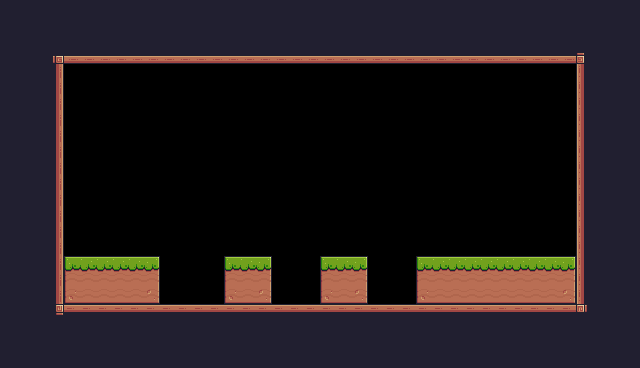

This is a level from a 2D game, rendered from its Tiled map with the project's own tilesets. A one-line summary and the complete map file follow:
An orthogonal 40x23 tile map with 16x16 px tiles, 1 tile layer (background) and 1 object (Player).

<map version="1.10" tiledversion="1.10.2" orientation="orthogonal" renderorder="right-down" width="40" height="23" tilewidth="16" tileheight="16" infinite="0" nextlayerid="3" nextobjectid="16">
 <tileset firstgid="1" source="Pixel Adventure.tsx" />
 <layer id="1" name="background" width="40" height="23">
  <data encoding="csv">
112,112,112,112,112,112,112,112,112,112,112,112,112,112,112,112,112,112,112,112,112,112,112,112,112,112,112,112,112,112,112,112,112,112,112,112,112,112,112,112,
112,112,112,112,112,112,112,112,112,112,112,112,112,112,112,112,112,112,112,112,112,112,112,112,112,112,112,112,112,112,112,112,112,112,112,112,112,112,112,112,
112,112,112,112,112,112,112,112,112,112,112,112,112,112,112,112,112,112,112,112,112,112,112,112,112,112,112,112,112,112,112,112,112,112,112,112,112,112,112,112,
112,112,112,92,134,134,134,134,134,134,134,134,134,134,134,134,134,134,134,134,134,134,134,134,134,134,134,134,134,134,134,134,134,134,134,134,93,112,112,112,
112,112,112,113,0,0,0,0,0,0,0,0,0,0,0,0,0,0,0,0,0,0,0,0,0,0,0,0,0,0,0,0,0,0,0,0,111,112,112,112,
112,112,112,113,0,0,0,0,0,0,0,0,0,0,0,0,0,0,0,0,0,0,0,0,0,0,0,0,0,0,0,0,0,0,0,0,111,112,112,112,
112,112,112,113,0,0,0,0,0,0,0,0,0,0,0,0,0,0,0,0,0,0,0,0,0,0,0,0,0,0,0,0,0,0,0,0,111,112,112,112,
112,112,112,113,0,0,0,0,0,0,0,0,0,0,0,0,0,0,0,0,0,0,0,0,0,0,0,0,0,0,0,0,0,0,0,0,111,112,112,112,
112,112,112,113,0,0,0,0,0,0,0,0,0,0,0,0,0,0,0,0,0,0,0,0,0,0,0,0,0,0,0,0,0,0,0,0,111,112,112,112,
112,112,112,113,0,0,0,0,0,0,0,0,0,0,0,0,0,0,0,0,0,0,0,0,0,0,0,0,0,0,0,0,0,0,0,0,111,112,112,112,
112,112,112,113,0,0,0,0,0,0,0,0,0,0,0,0,0,0,0,0,0,0,0,0,0,0,0,0,0,0,0,0,0,0,0,0,111,112,112,112,
112,112,112,113,0,0,0,0,0,0,0,0,0,0,0,0,0,0,0,0,0,0,0,0,0,0,0,0,0,0,0,0,0,0,0,0,111,112,112,112,
112,112,112,113,0,0,0,0,0,0,0,0,0,0,0,0,0,0,0,0,0,0,0,0,0,0,0,0,0,0,0,0,0,0,0,0,111,112,112,112,
112,112,112,113,0,0,0,0,0,0,0,0,0,0,0,0,0,0,0,0,0,0,0,0,0,0,0,0,0,0,0,0,0,0,0,0,111,112,112,112,
112,112,112,113,0,0,0,0,0,0,0,0,0,0,0,0,0,0,0,0,0,0,0,0,0,0,0,0,0,0,0,0,0,0,0,0,111,112,112,112,
112,112,112,113,0,0,0,0,0,0,0,0,0,0,0,0,0,0,0,0,0,0,0,0,0,0,0,0,0,0,0,0,0,0,0,0,111,112,112,112,
112,112,112,113,7,8,8,8,8,9,0,0,0,0,7,8,9,0,0,0,7,8,9,0,0,0,7,8,8,8,8,8,8,8,8,9,111,112,112,112,
112,112,112,113,29,30,30,30,30,31,0,0,0,0,29,30,31,0,0,0,29,30,31,0,0,0,29,30,30,30,30,30,30,30,30,31,111,112,112,112,
112,112,112,113,51,52,52,52,52,53,0,0,0,0,51,52,53,0,0,0,51,52,53,0,0,0,51,52,52,52,52,52,52,52,52,53,111,112,112,112,
112,112,112,114,90,90,90,90,90,90,90,90,90,90,90,90,90,90,90,90,90,90,90,90,90,90,90,90,90,90,90,90,90,90,90,90,115,112,112,112,
112,112,112,112,112,112,112,112,112,112,112,112,112,112,112,112,112,112,112,112,112,112,112,112,112,112,112,112,112,112,112,112,112,112,112,112,112,112,112,112,
112,112,112,112,112,112,112,112,112,112,112,112,112,112,112,112,112,112,112,112,112,112,112,112,112,112,112,112,112,112,112,112,112,112,112,112,112,112,112,112,
112,112,112,112,112,112,112,112,112,112,112,112,112,112,112,112,112,112,112,112,112,112,112,112,112,112,112,112,112,112,112,112,112,112,112,112,112,112,112,112
</data>
 </layer>
 <objectgroup id="2" name="Spawnpoints">
  <object id="2" name="Player" type="Player" x="128" y="222" width="32" height="32" />
 </objectgroup>
</map>
